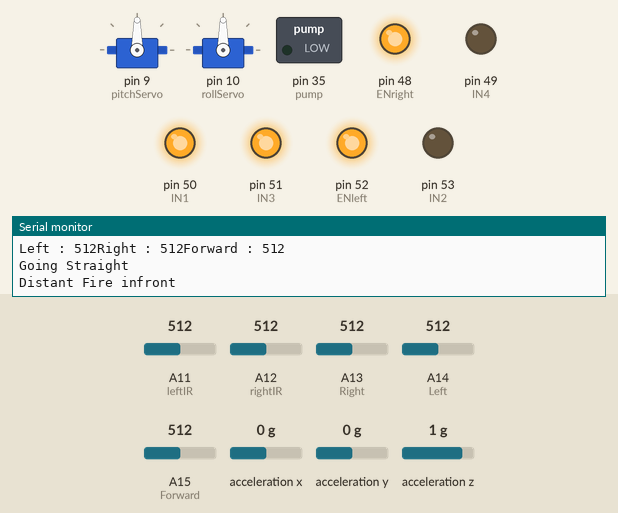
Recording of a sketch running on a simulated Arduino Mega 2560, built with avr-gcc and run on an emulated ATmega2560. Parts: 2 × servo, switched loads named in the sketch (green lamp = pin HIGH), output pins drawn as LEDs (lit = HIGH), the last lines printed to the serial monitor. Wiring (inferred from the names in the program): ADXL345 accelerometer at I2C address 0x53. Dashed ring = blinking. The inputs (shaded band) are chosen by the test bench; at power-on: A15 (Forward) = 512, A11 (leftIR) = 512, A14 (Left) = 512, A12 (rightIR) = 512, A13 (Right) = 512, acceleration x 0 g, acceleration y 0 g, acceleration z 1 g.

Above: at 1.8 s.
1.9 s: A15 (Forward) set to 482
At 4.2 s:
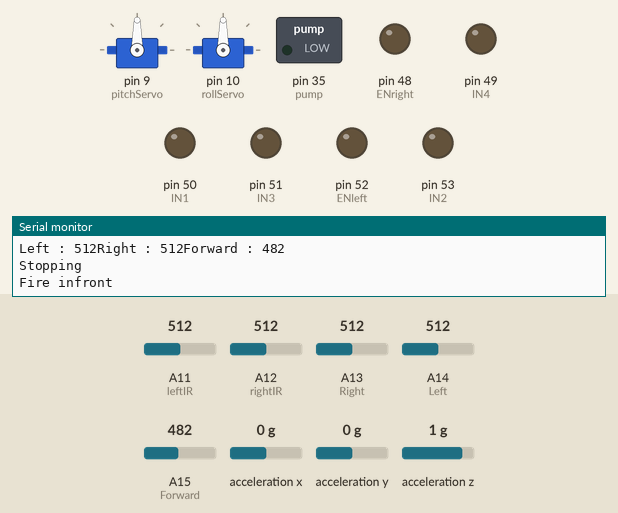
6.1 s: A11 (leftIR) set to 889
8.1 s: A11 (leftIR) set to 911
12.3 s: A15 (Forward) set to 910
At 13.0 s:
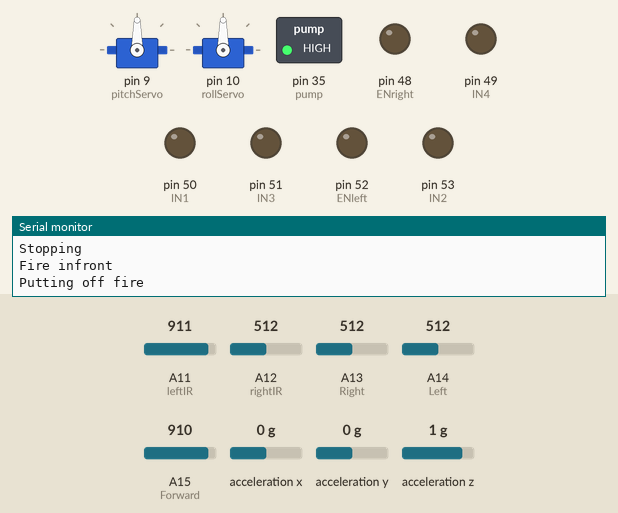
At 14.7 s:
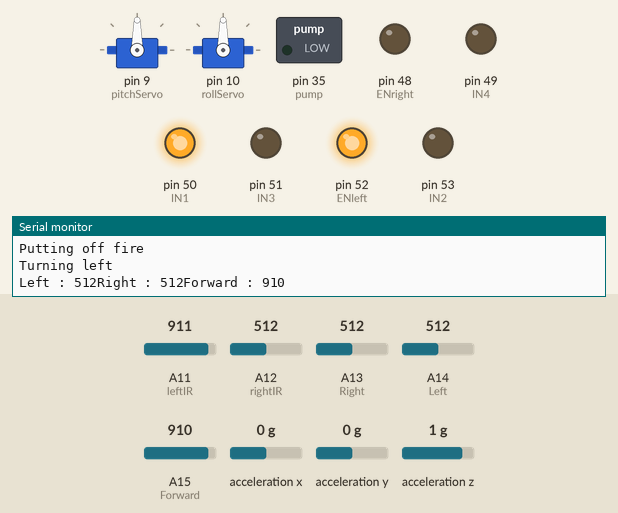
15.6 s: A14 (Left) set to 683
17.3 s: A14 (Left) set to 716
At 18.9 s:
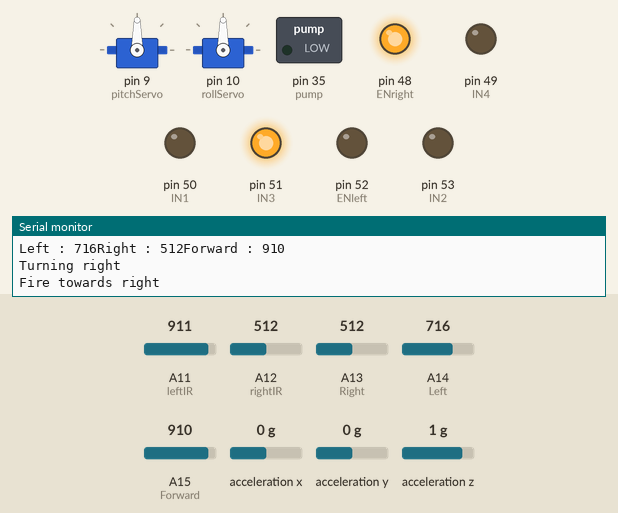
Timing chart, 0 to 20.4 s (numbered marks = the images above; inputs shaded):
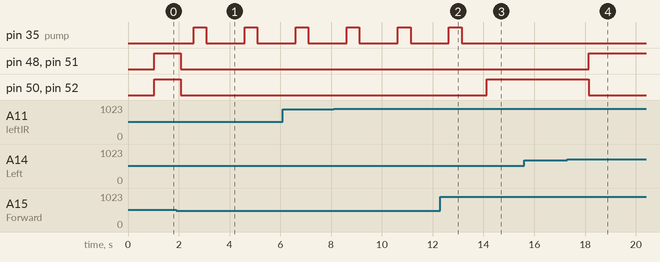

The sketch:

Finale.ino
```cpp
#include <Wire.h>  // Wire library - used for I2C communication
#include <Servo.h>

Servo pitchServo;
Servo rollServo;

int ADXL345 = 0x53; // The ADXL345 sensor I2C address
float X_out, Y_out, Z_out;  // Outputs
float roll,pitch;
boolean fire = false;

#define leftIR A11
#define rightIR A12

#define Left A14    // left sensor
#define Right A13    // right sensor
#define Forward A15 //front sensor

#define ENright 48
#define ENleft 52
#define IN1 50
#define IN2 53
#define IN3 51
#define IN4 49

#define pump 35
void setup()
{
  pinMode(leftIR, INPUT);
  pinMode(rightIR, INPUT);

  pinMode(Left, INPUT);
  pinMode(Right, INPUT);
  pinMode(Forward, INPUT);

  pinMode(ENright, OUTPUT);
  pinMode(ENleft, OUTPUT);
  pinMode(IN1, OUTPUT);
  pinMode(IN2, OUTPUT);
  pinMode(IN3, OUTPUT);
  pinMode(IN4, OUTPUT);
  pinMode(pump, OUTPUT);

  pitchServo.attach(9);
  rollServo.attach(10);

  Serial.begin(9600); // Initiate serial communication for printing the results on the Serial monitor

  Wire.begin(); // Initiate the Wire library
  // Set ADXL345 in measuring mode
  Wire.beginTransmission(ADXL345); // Start communicating with the device
  Wire.write(0x2D); // Access/ talk to POWER_CTL Register - 0x2D
  // Enable measurement
  Wire.write(8); // Bit D3 High for measuring enable (8dec -> 0000 1000 binary)
  Wire.endTransmission();
  delay(10);
  //Off-set Calibration
  //X-axis
  Wire.beginTransmission(ADXL345);
  Wire.write(0x1E);
  Wire.write(1);
  Wire.endTransmission();
  delay(10);
  //Y-axis
  Wire.beginTransmission(ADXL345);
  Wire.write(0x1F);
  Wire.write(-2);
  Wire.endTransmission();
  delay(10);
  //Z-axis
  Wire.beginTransmission(ADXL345);
  Wire.write(0x20);
  Wire.write(-9);
  Wire.endTransmission();
  delay(10);

  Serial.begin(9600);


}

void put_off_fire()
{
    delay (500);

    Serial.println("Putting off fire");

    digitalWrite(ENleft, LOW);
    digitalWrite(ENright, LOW);
    digitalWrite(IN1, LOW);
    digitalWrite(IN3, LOW);

    digitalWrite(pump, HIGH);
    delay(500);
    digitalWrite(pump, LOW);

    fire=false;
}

void TurnLeft()
{
  digitalWrite(ENright, LOW);
  digitalWrite(ENleft, HIGH);
  digitalWrite(IN1, HIGH);
  digitalWrite(IN2, LOW);
  digitalWrite(IN3, LOW);
  digitalWrite(IN4, LOW);
  Serial.println("Turning left");
}

void TurnRight()
{
  digitalWrite(ENright, HIGH);
  digitalWrite(ENleft, LOW);
  digitalWrite(IN1, LOW);
  digitalWrite(IN2, LOW);
  digitalWrite(IN3, HIGH);
  digitalWrite(IN4, LOW);
  Serial.println("Turning right");
}

void goStraight()
{
  digitalWrite(ENright, HIGH);
  digitalWrite(ENleft, HIGH);
  digitalWrite(IN1, HIGH);
  digitalWrite(IN2, LOW);
  digitalWrite(IN3, HIGH);
  digitalWrite(IN4, LOW);
  Serial.println("Going Straight");
}

void stop()
{
  digitalWrite(ENright, LOW);
  digitalWrite(ENleft, LOW);
  digitalWrite(IN1, LOW);
  digitalWrite(IN2, LOW);
  digitalWrite(IN3, LOW);
  digitalWrite(IN4, LOW);
  Serial.println("Stopping");
}

void followLine()
{
  int LeftIR = analogRead(leftIR);
  int RightIR = analogRead(rightIR);

  delay(1000);

  if(LeftIR>=900)
  {
    TurnLeft();
  } else if (LeftIR<900 && RightIR>=900)
  {
    TurnRight();
  } else if (LeftIR<900 && RightIR<900)
  {
    goStraight();
  }

  if(LeftIR>900 && RightIR>900)
  {
    stop();
  }
}
void loop()
{
  followLine();
  // === Read acceleromter data === //
  Wire.beginTransmission(ADXL345);
  Wire.write(0x32); // Start with register 0x32 (ACCEL_XOUT_H)
  Wire.endTransmission(false);
  Wire.requestFrom(ADXL345, 6, true); // Read 6 registers total, each axis value is stored in 2 registers
  X_out = ( Wire.read() | Wire.read() << 8); // X-axis value
  X_out = X_out / 256; //For a range of +-2g, we need to divide the raw values by 256, according to the datasheet
  X_out = X_out - 0.12;
  Y_out = ( Wire.read() | Wire.read() << 8); // Y-axis value
  Y_out = Y_out / 256;
  Y_out = Y_out + 0.07;
  Z_out = ( Wire.read() | Wire.read() << 8); // Z-axis value
  Z_out = Z_out / 256;
  Z_out = Z_out - 1.93;
  // Calculate Roll and Pitch (rotation around X-axis, rotation around Y-axis)
  roll = atan(Y_out / sqrt(pow(X_out, 2) + pow(Z_out, 2))) * 180 / PI;
  pitch = atan(-1 * X_out / sqrt(pow(Y_out, 2) + pow(Z_out, 2))) * 180 / PI;

  Serial.print("Left : ");
  Serial.print(analogRead(Left));
  Serial.print("Right : ");
  Serial.print(analogRead(Right));
  Serial.print("Forward : ");
  Serial.println(analogRead(Forward));

    if (analogRead(Left) > 900 && analogRead(Right) > 900  && analogRead(Forward) > 900) //No fire
    {

      goStraight();
      Serial.println("No fire");

    }

    else if (analogRead(Forward) < 900 && analogRead(Forward) > 500 &&analogRead(Left)>500 && analogRead(Right)>500) //Distant fire infront
    {

      goStraight();
      Serial.println("Distant Fire infront");

    }

    else if ( analogRead(Forward) < 500) //Fire infront
    {
      stop();
      Serial.println("Fire infront");
      put_off_fire();
    }

    else if (analogRead(Left)<700 && analogRead(Right)>700 && analogRead(Forward)>700)  //Fire towards left
    {
      TurnLeft();
      Serial.println("Fire towards left");
    }

    else if (analogRead(Left)>700 && analogRead(Right)<700 && analogRead(Forward)>700) //Fire towards right
    {
      TurnRight();
      Serial.println("Fire towards right");
    }
}
```

Measured:
- the behaviour switches between 500 and 499 on A15 (Forward) (found by bisection; images 0 and 1)
- the behaviour switches between 700 and 701 on A14 (Left) (found by bisection; images 3 and 4)
- after the input at 1.9 s, pin 35 (pump): alternates HIGH for 0.50 s and LOW for 1.5 s, starting after 0.68 s; pin 48 (ENright), pin 50 (IN1), pin 51 (IN3), pin 52 (ENleft): HIGH → LOW after 0.17 s
- after the input at 12.3 s, pin 35 (pump): goes on until 13.1 s, then stays LOW; pin 50 (IN1), pin 52 (ENleft): LOW → HIGH after 1.8 s
- after the input at 17.3 s, pin 48 (ENright), pin 51 (IN3): LOW → HIGH after 0.85 s; pin 50 (IN1), pin 52 (ENleft): HIGH → LOW after 0.85 s
